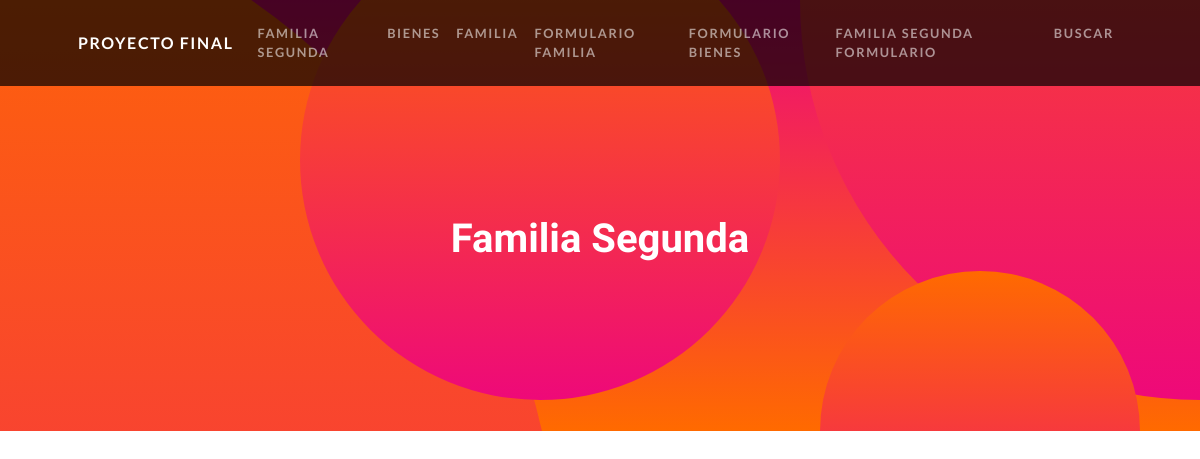
/EntregableApp/familiaSegunda/, run on an earlier commit of the app's database.
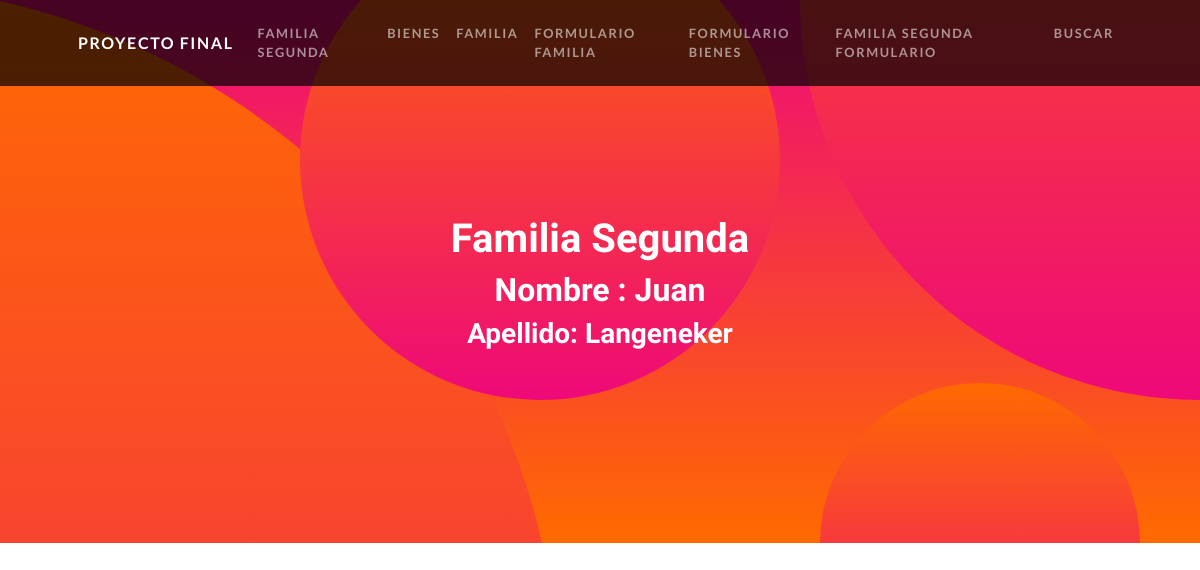
And on a later commit of the database.
### EntregableApp/models.py (models this page shows, shortened)
class SegundosFamiliares(models.Model):
    nombre = models.CharField(max_length=50, default = None)
    rol = models.CharField(max_length=50, default = None)
    apellido = models.CharField(max_length=50, default = None)
    fechaDeNacimiento = models.DateField(default = None)
    edad = models.IntegerField(default = None)

### EntregableApp/views.py (the view)
# urls.py: path("familiaSegunda/", views.familia_segunda, name="familiaSegunda"),
def familia_segunda(request):
    segundosfamiliares = SegundosFamiliares.objects.all()
    contexto = {'segundosfamiliares' : segundosfamiliares }
    plantilla = loader.get_template('EntregableApp/familia_segunda.html')
    documento = plantilla.render(contexto)
    return HttpResponse(documento)

### EntregableApp/template/EntregableApp/familia_segunda.html (shortened to what this page needs)
{% extends "EntregableApp/padre.html" %}
{% load static%}
{% block section_name %}
<h1>Familia Segunda</h1>
<div>
    {% for familia in segundosfamiliares %}
    <div>
        <h2>Nombre : {{familia.nombre}}</h2>
        <h3>Apellido: {{familia.apellido}}</h3>
    </div>
    <br>
    {% endfor %}
</div>
{% endblock %}

What changed in the data, as far as the page shows it:
added SegundosFamiliares: nombre "Juan", apellido "Langeneker"
